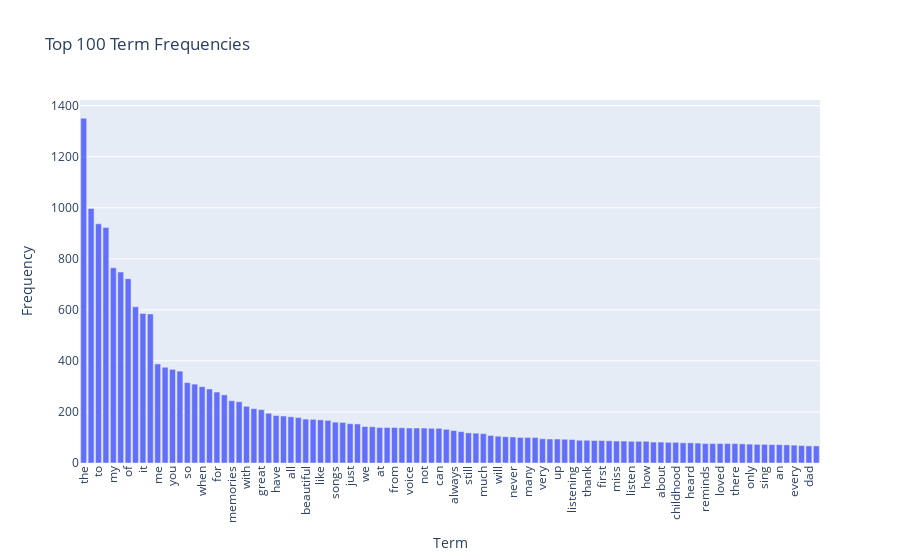

Write notebook code for a chart like this one.
### Code cell
# Answer here
# Sort terms by frequency
sorted_indices = np.argsort(term_frequencies)[::-1]  # Sort in descending order
top_n = 100  # Select top 100 terms
top_terms = [(term_names[i], term_frequencies[i]) for i in sorted_indices[:top_n]]

# Convert to DataFrame
top_terms_data = pd.DataFrame(top_terms, columns=['Term', 'Frequency'])

# Plot using Plotly
fig = px.bar(top_terms_data, x='Term', y='Frequency', title='Top 100 Term Frequencies', labels={'x':'Terms', 'y':'Frequencies'})
fig.update_layout(xaxis_tickangle=-90)
fig.show()

### Figure 1 — Plotly figure (JSON) as saved in the notebook; plotly's stock layout.template omitted (floating-point values rounded to 4 significant figures)
{"data": [{"alignmentgroup": "True", "hovertemplate": "Term=%{x}<br>Frequency=%{y}<extra></extra>", "legendgroup": "", "marker": {"color": "#636efa", "pattern": {"shape": ""}}, "name": "", "offsetgroup": "", "orientation": "v", "showlegend": false, "textposition": "auto", "type": "bar", "x": ["the", "this", "to", "and", "my", "song", "of", "in", "it", "was", "me", "is", "you", "that", "so", "love", "when", "back", "for", "music", "memories", "on", "with", "time", "great", "but", "have", "years", "all", "he", "beautiful", "as", "like", "one", "songs", "old", "just", "her", "we", "she", "at", "be", "from", "good", "voice", "now", "not", "what", "can", "remember", "always", "his", "still", "they", "much", "brings", "will", "are", "never", "had", "many", "days", "very", "am", "up", "best", "listening", "him", "thank", "these", "first", "really", "miss", "who", "listen", "out", "how", "hear", "about", "were", "childhood", "no", "heard", "ever", "reminds", "those", "loved", "would", "there", "by", "only", "know", "sing", "more", "an", "has", "every", "if", "dad", "life"], "xaxis": "x", "y": [1351, 997, 937, 923, 765, 748, 722, 612, 586, 584, 388, 375, 367, 360, 315, 309, 299, 290, 278, 267, 244, 240, 222, 213, 209, 195, 186, 184, 181, 178, 172, 171, 169, 167, 160, 159, 154, 153, 143, 142, 139, 139, 139, 138, 137, 137, 137, 136, 136, 132, 127, 123, 118, 117, 115, 108, 105, 103, 102, 100, 100, 100, 95, 94, 94, 93, 92, 89, 89, 88, 88, 87, 86, 86, 85, 85, 85, 82, 82, 81, 81, 79, 79, 78, 76, 76, 76, 76, 76, 75, 74, 73, 73, 72, 72, 71, 70, 68, 67, 67], "yaxis": "y"}], "layout": {"barmode": "relative", "legend": {"tracegroupgap": 0}, "title": {"text": "Top 100 Term Frequencies"}, "xaxis": {"anchor": "y", "domain": [0, 1], "tickangle": -90, "title": {"text": "Term"}}, "yaxis": {"anchor": "x", "domain": [0, 1], "title": {"text": "Frequency"}}}}
